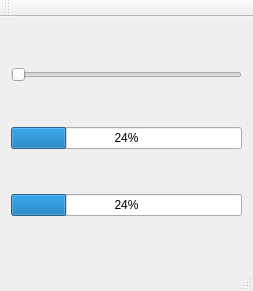
<?xml version="1.0" encoding="UTF-8"?>
<ui version="4.0">
 <class>MainWindow</class>
 <widget class="QMainWindow" name="MainWindow">
  <property name="geometry">
   <rect>
    <x>0</x>
    <y>0</y>
    <width>253</width>
    <height>291</height>
   </rect>
  </property>
  <property name="windowTitle">
   <string>MainWindow</string>
  </property>
  <widget class="QWidget" name="centralWidget">
   <layout class="QHBoxLayout" name="horizontalLayout">
    <item>
     <layout class="QVBoxLayout" name="verticalLayout">
      <item>
       <widget class="QSlider" name="horizontalSlider">
        <property name="orientation">
         <enum>Qt::Horizontal</enum>
        </property>
       </widget>
      </item>
      <item>
       <widget class="QProgressBar" name="progressBar">
        <property name="value">
         <number>24</number>
        </property>
       </widget>
      </item>
      <item>
       <widget class="QProgressBar" name="progressBar_2">
        <property name="value">
         <number>24</number>
        </property>
       </widget>
      </item>
     </layout>
    </item>
   </layout>
  </widget>
  <widget class="QMenuBar" name="menuBar">
   <property name="geometry">
    <rect>
     <x>0</x>
     <y>0</y>
     <width>253</width>
     <height>26</height>
    </rect>
   </property>
  </widget>
  <widget class="QToolBar" name="mainToolBar">
   <attribute name="toolBarArea">
    <enum>TopToolBarArea</enum>
   </attribute>
   <attribute name="toolBarBreak">
    <bool>false</bool>
   </attribute>
  </widget>
  <widget class="QStatusBar" name="statusBar"/>
 </widget>
 <layoutdefault spacing="6" margin="11"/>
 <resources/>
 <connections>
  <connection>
   <sender>horizontalSlider</sender>
   <signal>valueChanged(int)</signal>
   <receiver>progressBar</receiver>
   <slot>setValue(int)</slot>
   <hints>
    <hint type="sourcelabel">
     <x>62</x>
     <y>80</y>
    </hint>
    <hint type="destinationlabel">
     <x>69</x>
     <y>120</y>
    </hint>
   </hints>
  </connection>
 </connections>
</ui>
